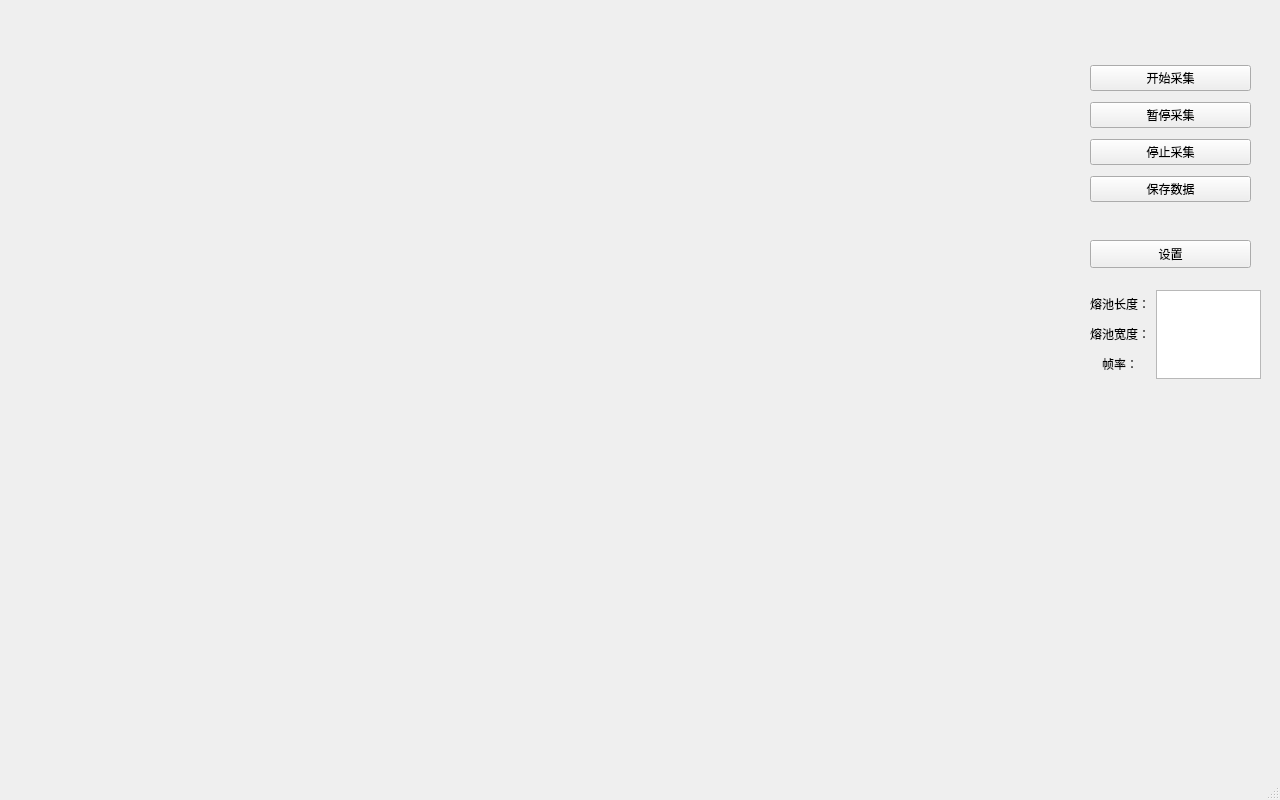
<?xml version="1.0" encoding="UTF-8"?>
<ui version="4.0">
 <class>Vision</class>
 <widget class="QMainWindow" name="Vision">
  <property name="geometry">
   <rect>
    <x>0</x>
    <y>0</y>
    <width>1280</width>
    <height>800</height>
   </rect>
  </property>
  <property name="windowTitle">
   <string>MainWindow</string>
  </property>
  <widget class="QWidget" name="centralwidget">
   <widget class="QCustomPlot" name="widget_2" native="true">
    <property name="geometry">
     <rect>
      <x>40</x>
      <y>60</y>
      <width>1011</width>
      <height>631</height>
     </rect>
    </property>
   </widget>
   <widget class="QPushButton" name="pushButton_5">
    <property name="geometry">
     <rect>
      <x>1090</x>
      <y>240</y>
      <width>161</width>
      <height>28</height>
     </rect>
    </property>
    <property name="text">
     <string>设置</string>
    </property>
   </widget>
   <widget class="QWidget" name="verticalLayoutWidget_4">
    <property name="geometry">
     <rect>
      <x>1090</x>
      <y>60</y>
      <width>161</width>
      <height>151</height>
     </rect>
    </property>
    <layout class="QVBoxLayout" name="verticalLayout_4">
     <item>
      <widget class="QPushButton" name="pushButton">
       <property name="text">
        <string>开始采集</string>
       </property>
      </widget>
     </item>
     <item>
      <widget class="QPushButton" name="pushButton_2">
       <property name="text">
        <string>暂停采集</string>
       </property>
      </widget>
     </item>
     <item>
      <widget class="QPushButton" name="pushButton_3">
       <property name="text">
        <string>停止采集</string>
       </property>
      </widget>
     </item>
     <item>
      <widget class="QPushButton" name="pushButton_4">
       <property name="text">
        <string>保存数据</string>
       </property>
      </widget>
     </item>
    </layout>
   </widget>
   <widget class="QWidget" name="horizontalLayoutWidget">
    <property name="geometry">
     <rect>
      <x>1090</x>
      <y>290</y>
      <width>171</width>
      <height>89</height>
     </rect>
    </property>
    <layout class="QHBoxLayout" name="horizontalLayout">
     <item>
      <widget class="QLabel" name="label">
       <property name="text">
        <string>&lt;html&gt;&lt;head/&gt;&lt;body&gt;&lt;p align=&quot;center&quot;&gt;熔池长度：&lt;/p&gt;&lt;p align=&quot;center&quot;&gt;熔池宽度：&lt;/p&gt;&lt;p align=&quot;center&quot;&gt;帧率：&lt;/p&gt;&lt;/body&gt;&lt;/html&gt;</string>
       </property>
      </widget>
     </item>
     <item>
      <widget class="QTextBrowser" name="textBrowser"/>
     </item>
    </layout>
   </widget>
  </widget>
  <widget class="QMenuBar" name="menubar">
   <property name="geometry">
    <rect>
     <x>0</x>
     <y>0</y>
     <width>1280</width>
     <height>26</height>
    </rect>
   </property>
  </widget>
  <widget class="QStatusBar" name="statusbar"/>
 </widget>
 <customwidgets>
  <customwidget>
   <class>QCustomPlot</class>
   <extends>QWidget</extends>
   <header location="global">../../qcustomplot.h</header>
   <container>1</container>
  </customwidget>
 </customwidgets>
 <resources/>
 <connections/>
</ui>
